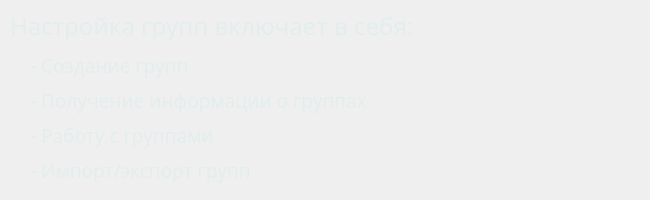
<?xml version="1.0" encoding="UTF-8"?>
<ui version="4.0">
 <class>MainWindow</class>
 <widget class="QMainWindow" name="MainWindow">
  <property name="geometry">
   <rect>
    <x>0</x>
    <y>0</y>
    <width>650</width>
    <height>200</height>
   </rect>
  </property>
  <property name="windowTitle">
   <string>Secret Keeper Router</string>
  </property>
  <widget class="QWidget" name="centralwidget">
   <widget class="QLabel" name="gradient">
    <property name="geometry">
     <rect>
      <x>0</x>
      <y>0</y>
      <width>650</width>
      <height>200</height>
     </rect>
    </property>
    <property name="text">
     <string/>
    </property>
    <property name="pixmap">
     <pixmap>../Images/gradient.png</pixmap>
    </property>
   </widget>
   <widget class="QLabel" name="text_1">
    <property name="geometry">
     <rect>
      <x>10</x>
      <y>5</y>
      <width>655</width>
      <height>41</height>
     </rect>
    </property>
    <property name="font">
     <font>
      <family>Microsoft YaHei</family>
      <pointsize>18</pointsize>
     </font>
    </property>
    <property name="styleSheet">
     <string notr="true">color:#e3eded</string>
    </property>
    <property name="text">
     <string>Настройка групп включает в себя:</string>
    </property>
   </widget>
   <widget class="QLabel" name="text_4">
    <property name="geometry">
     <rect>
      <x>30</x>
      <y>120</y>
      <width>451</width>
      <height>30</height>
     </rect>
    </property>
    <property name="font">
     <font>
      <family>Microsoft YaHei</family>
      <pointsize>14</pointsize>
     </font>
    </property>
    <property name="styleSheet">
     <string notr="true">color:#e3eded</string>
    </property>
    <property name="text">
     <string>- Работу с группами</string>
    </property>
   </widget>
   <widget class="QLabel" name="text_2">
    <property name="geometry">
     <rect>
      <x>30</x>
      <y>50</y>
      <width>451</width>
      <height>30</height>
     </rect>
    </property>
    <property name="font">
     <font>
      <family>Microsoft YaHei</family>
      <pointsize>14</pointsize>
     </font>
    </property>
    <property name="styleSheet">
     <string notr="true">color:#e3eded</string>
    </property>
    <property name="text">
     <string>- Создание групп</string>
    </property>
   </widget>
   <widget class="QLabel" name="text_5">
    <property name="geometry">
     <rect>
      <x>30</x>
      <y>155</y>
      <width>451</width>
      <height>30</height>
     </rect>
    </property>
    <property name="font">
     <font>
      <family>Microsoft YaHei</family>
      <pointsize>14</pointsize>
     </font>
    </property>
    <property name="styleSheet">
     <string notr="true">color:#e3eded</string>
    </property>
    <property name="text">
     <string>- Импорт/экспорт групп</string>
    </property>
   </widget>
   <widget class="QLabel" name="text_3">
    <property name="geometry">
     <rect>
      <x>30</x>
      <y>85</y>
      <width>451</width>
      <height>30</height>
     </rect>
    </property>
    <property name="font">
     <font>
      <family>Microsoft YaHei</family>
      <pointsize>14</pointsize>
     </font>
    </property>
    <property name="styleSheet">
     <string notr="true">color:#e3eded</string>
    </property>
    <property name="text">
     <string>- Получение информации о группах</string>
    </property>
   </widget>
  </widget>
 </widget>
 <resources/>
 <connections/>
</ui>
